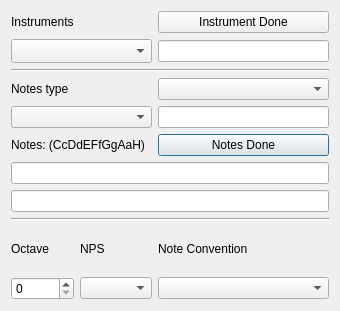
<?xml version="1.0" encoding="UTF-8"?>
<ui version="4.0">
 <class>File_Dialog_class</class>
 <widget class="QDialog" name="File_Dialog_class">
  <property name="geometry">
   <rect>
    <x>0</x>
    <y>0</y>
    <width>340</width>
    <height>311</height>
   </rect>
  </property>
  <property name="sizePolicy">
   <sizepolicy hsizetype="Minimum" vsizetype="Minimum">
    <horstretch>0</horstretch>
    <verstretch>0</verstretch>
   </sizepolicy>
  </property>
  <property name="palette">
   <palette>
    <active>
     <colorrole role="WindowText">
      <brush brushstyle="SolidPattern">
       <color alpha="255">
        <red>0</red>
        <green>0</green>
        <blue>0</blue>
       </color>
      </brush>
     </colorrole>
     <colorrole role="Button">
      <brush brushstyle="SolidPattern">
       <color alpha="255">
        <red>153</red>
        <green>193</green>
        <blue>241</blue>
       </color>
      </brush>
     </colorrole>
     <colorrole role="Light">
      <brush brushstyle="SolidPattern">
       <color alpha="255">
        <red>255</red>
        <green>255</green>
        <blue>255</blue>
       </color>
      </brush>
     </colorrole>
     <colorrole role="Midlight">
      <brush brushstyle="SolidPattern">
       <color alpha="255">
        <red>204</red>
        <green>224</green>
        <blue>248</blue>
       </color>
      </brush>
     </colorrole>
     <colorrole role="Dark">
      <brush brushstyle="SolidPattern">
       <color alpha="255">
        <red>76</red>
        <green>96</green>
        <blue>120</blue>
       </color>
      </brush>
     </colorrole>
     <colorrole role="Mid">
      <brush brushstyle="SolidPattern">
       <color alpha="255">
        <red>102</red>
        <green>129</green>
        <blue>161</blue>
       </color>
      </brush>
     </colorrole>
     <colorrole role="Text">
      <brush brushstyle="SolidPattern">
       <color alpha="255">
        <red>0</red>
        <green>0</green>
        <blue>0</blue>
       </color>
      </brush>
     </colorrole>
     <colorrole role="BrightText">
      <brush brushstyle="SolidPattern">
       <color alpha="255">
        <red>153</red>
        <green>193</green>
        <blue>241</blue>
       </color>
      </brush>
     </colorrole>
     <colorrole role="ButtonText">
      <brush brushstyle="SolidPattern">
       <color alpha="255">
        <red>0</red>
        <green>0</green>
        <blue>0</blue>
       </color>
      </brush>
     </colorrole>
     <colorrole role="Base">
      <brush brushstyle="SolidPattern">
       <color alpha="255">
        <red>255</red>
        <green>255</green>
        <blue>255</blue>
       </color>
      </brush>
     </colorrole>
     <colorrole role="Window">
      <brush brushstyle="SolidPattern">
       <color alpha="255">
        <red>153</red>
        <green>193</green>
        <blue>241</blue>
       </color>
      </brush>
     </colorrole>
     <colorrole role="Shadow">
      <brush brushstyle="SolidPattern">
       <color alpha="255">
        <red>0</red>
        <green>0</green>
        <blue>0</blue>
       </color>
      </brush>
     </colorrole>
     <colorrole role="AlternateBase">
      <brush brushstyle="SolidPattern">
       <color alpha="255">
        <red>204</red>
        <green>224</green>
        <blue>248</blue>
       </color>
      </brush>
     </colorrole>
     <colorrole role="ToolTipBase">
      <brush brushstyle="SolidPattern">
       <color alpha="255">
        <red>255</red>
        <green>255</green>
        <blue>220</blue>
       </color>
      </brush>
     </colorrole>
     <colorrole role="ToolTipText">
      <brush brushstyle="SolidPattern">
       <color alpha="255">
        <red>0</red>
        <green>0</green>
        <blue>0</blue>
       </color>
      </brush>
     </colorrole>
     <colorrole role="PlaceholderText">
      <brush brushstyle="SolidPattern">
       <color alpha="127">
        <red>0</red>
        <green>0</green>
        <blue>0</blue>
       </color>
      </brush>
     </colorrole>
    </active>
    <inactive>
     <colorrole role="WindowText">
      <brush brushstyle="SolidPattern">
       <color alpha="255">
        <red>0</red>
        <green>0</green>
        <blue>0</blue>
       </color>
      </brush>
     </colorrole>
     <colorrole role="Button">
      <brush brushstyle="SolidPattern">
       <color alpha="255">
        <red>239</red>
        <green>239</green>
        <blue>239</blue>
       </color>
      </brush>
     </colorrole>
     <colorrole role="Light">
      <brush brushstyle="SolidPattern">
       <color alpha="255">
        <red>255</red>
        <green>255</green>
        <blue>255</blue>
       </color>
      </brush>
     </colorrole>
     <colorrole role="Midlight">
      <brush brushstyle="SolidPattern">
       <color alpha="255">
        <red>202</red>
        <green>202</green>
        <blue>202</blue>
       </color>
      </brush>
     </colorrole>
     <colorrole role="Dark">
      <brush brushstyle="SolidPattern">
       <color alpha="255">
        <red>159</red>
        <green>159</green>
        <blue>159</blue>
       </color>
      </brush>
     </colorrole>
     <colorrole role="Mid">
      <brush brushstyle="SolidPattern">
       <color alpha="255">
        <red>184</red>
        <green>184</green>
        <blue>184</blue>
       </color>
      </brush>
     </colorrole>
     <colorrole role="Text">
      <brush brushstyle="SolidPattern">
       <color alpha="255">
        <red>0</red>
        <green>0</green>
        <blue>0</blue>
       </color>
      </brush>
     </colorrole>
     <colorrole role="BrightText">
      <brush brushstyle="SolidPattern">
       <color alpha="255">
        <red>255</red>
        <green>255</green>
        <blue>255</blue>
       </color>
      </brush>
     </colorrole>
     <colorrole role="ButtonText">
      <brush brushstyle="SolidPattern">
       <color alpha="255">
        <red>0</red>
        <green>0</green>
        <blue>0</blue>
       </color>
      </brush>
     </colorrole>
     <colorrole role="Base">
      <brush brushstyle="SolidPattern">
       <color alpha="255">
        <red>255</red>
        <green>255</green>
        <blue>255</blue>
       </color>
      </brush>
     </colorrole>
     <colorrole role="Window">
      <brush brushstyle="SolidPattern">
       <color alpha="255">
        <red>239</red>
        <green>239</green>
        <blue>239</blue>
       </color>
      </brush>
     </colorrole>
     <colorrole role="Shadow">
      <brush brushstyle="SolidPattern">
       <color alpha="255">
        <red>118</red>
        <green>118</green>
        <blue>118</blue>
       </color>
      </brush>
     </colorrole>
     <colorrole role="AlternateBase">
      <brush brushstyle="SolidPattern">
       <color alpha="255">
        <red>247</red>
        <green>247</green>
        <blue>247</blue>
       </color>
      </brush>
     </colorrole>
     <colorrole role="ToolTipBase">
      <brush brushstyle="SolidPattern">
       <color alpha="255">
        <red>255</red>
        <green>255</green>
        <blue>220</blue>
       </color>
      </brush>
     </colorrole>
     <colorrole role="ToolTipText">
      <brush brushstyle="SolidPattern">
       <color alpha="255">
        <red>0</red>
        <green>0</green>
        <blue>0</blue>
       </color>
      </brush>
     </colorrole>
     <colorrole role="PlaceholderText">
      <brush brushstyle="SolidPattern">
       <color alpha="128">
        <red>0</red>
        <green>0</green>
        <blue>0</blue>
       </color>
      </brush>
     </colorrole>
    </inactive>
    <disabled>
     <colorrole role="WindowText">
      <brush brushstyle="SolidPattern">
       <color alpha="255">
        <red>76</red>
        <green>96</green>
        <blue>120</blue>
       </color>
      </brush>
     </colorrole>
     <colorrole role="Button">
      <brush brushstyle="SolidPattern">
       <color alpha="255">
        <red>153</red>
        <green>193</green>
        <blue>241</blue>
       </color>
      </brush>
     </colorrole>
     <colorrole role="Light">
      <brush brushstyle="SolidPattern">
       <color alpha="255">
        <red>255</red>
        <green>255</green>
        <blue>255</blue>
       </color>
      </brush>
     </colorrole>
     <colorrole role="Midlight">
      <brush brushstyle="SolidPattern">
       <color alpha="255">
        <red>204</red>
        <green>224</green>
        <blue>248</blue>
       </color>
      </brush>
     </colorrole>
     <colorrole role="Dark">
      <brush brushstyle="SolidPattern">
       <color alpha="255">
        <red>76</red>
        <green>96</green>
        <blue>120</blue>
       </color>
      </brush>
     </colorrole>
     <colorrole role="Mid">
      <brush brushstyle="SolidPattern">
       <color alpha="255">
        <red>102</red>
        <green>129</green>
        <blue>161</blue>
       </color>
      </brush>
     </colorrole>
     <colorrole role="Text">
      <brush brushstyle="SolidPattern">
       <color alpha="255">
        <red>76</red>
        <green>96</green>
        <blue>120</blue>
       </color>
      </brush>
     </colorrole>
     <colorrole role="BrightText">
      <brush brushstyle="SolidPattern">
       <color alpha="255">
        <red>153</red>
        <green>193</green>
        <blue>241</blue>
       </color>
      </brush>
     </colorrole>
     <colorrole role="ButtonText">
      <brush brushstyle="SolidPattern">
       <color alpha="255">
        <red>76</red>
        <green>96</green>
        <blue>120</blue>
       </color>
      </brush>
     </colorrole>
     <colorrole role="Base">
      <brush brushstyle="SolidPattern">
       <color alpha="255">
        <red>153</red>
        <green>193</green>
        <blue>241</blue>
       </color>
      </brush>
     </colorrole>
     <colorrole role="Window">
      <brush brushstyle="SolidPattern">
       <color alpha="255">
        <red>153</red>
        <green>193</green>
        <blue>241</blue>
       </color>
      </brush>
     </colorrole>
     <colorrole role="Shadow">
      <brush brushstyle="SolidPattern">
       <color alpha="255">
        <red>177</red>
        <green>177</green>
        <blue>177</blue>
       </color>
      </brush>
     </colorrole>
     <colorrole role="AlternateBase">
      <brush brushstyle="SolidPattern">
       <color alpha="255">
        <red>247</red>
        <green>247</green>
        <blue>247</blue>
       </color>
      </brush>
     </colorrole>
     <colorrole role="ToolTipBase">
      <brush brushstyle="SolidPattern">
       <color alpha="255">
        <red>255</red>
        <green>255</green>
        <blue>220</blue>
       </color>
      </brush>
     </colorrole>
     <colorrole role="ToolTipText">
      <brush brushstyle="SolidPattern">
       <color alpha="255">
        <red>0</red>
        <green>0</green>
        <blue>0</blue>
       </color>
      </brush>
     </colorrole>
     <colorrole role="PlaceholderText">
      <brush brushstyle="SolidPattern">
       <color alpha="128">
        <red>0</red>
        <green>0</green>
        <blue>0</blue>
       </color>
      </brush>
     </colorrole>
    </disabled>
   </palette>
  </property>
  <property name="windowTitle">
   <string>Notes&amp;Instruments</string>
  </property>
  <layout class="QGridLayout" name="gridLayout">
   <item row="10" column="2">
    <widget class="QComboBox" name="cb_convention"/>
   </item>
   <item row="9" column="1">
    <widget class="QLabel" name="label_3">
     <property name="text">
      <string>NPS</string>
     </property>
    </widget>
   </item>
   <item row="10" column="0">
    <widget class="QSpinBox" name="sB_Octave">
     <property name="minimum">
      <number>0</number>
     </property>
     <property name="maximum">
      <number>5</number>
     </property>
    </widget>
   </item>
   <item row="4" column="2">
    <widget class="QLineEdit" name="lE_NotesFile"/>
   </item>
   <item row="10" column="1">
    <widget class="QComboBox" name="cb_nps"/>
   </item>
   <item row="0" column="0">
    <widget class="QLabel" name="label">
     <property name="text">
      <string>Instruments</string>
     </property>
    </widget>
   </item>
   <item row="0" column="2">
    <widget class="QPushButton" name="pbInstrumentDone">
     <property name="text">
      <string>Instrument Done</string>
     </property>
     <property name="autoDefault">
      <bool>false</bool>
     </property>
    </widget>
   </item>
   <item row="8" column="0" colspan="3">
    <widget class="Line" name="line_2">
     <property name="orientation">
      <enum>Qt::Horizontal</enum>
     </property>
    </widget>
   </item>
   <item row="4" column="0" colspan="2">
    <widget class="QComboBox" name="cb_notefilenames">
     <property name="sizePolicy">
      <sizepolicy hsizetype="Expanding" vsizetype="Fixed">
       <horstretch>0</horstretch>
       <verstretch>0</verstretch>
      </sizepolicy>
     </property>
     <property name="sizeIncrement">
      <size>
       <width>10</width>
       <height>0</height>
      </size>
     </property>
    </widget>
   </item>
   <item row="6" column="0" colspan="3">
    <widget class="QLineEdit" name="lE_Notes"/>
   </item>
   <item row="1" column="2">
    <widget class="QLineEdit" name="lE_Instrument">
     <property name="clearButtonEnabled">
      <bool>true</bool>
     </property>
    </widget>
   </item>
   <item row="2" column="0" colspan="3">
    <widget class="Line" name="line">
     <property name="orientation">
      <enum>Qt::Horizontal</enum>
     </property>
    </widget>
   </item>
   <item row="5" column="0" colspan="2">
    <widget class="QLabel" name="lbl_selected_notes">
     <property name="text">
      <string>Notes: (CcDdEFfGgAaH)</string>
     </property>
    </widget>
   </item>
   <item row="9" column="0">
    <widget class="QLabel" name="label_2">
     <property name="text">
      <string>Octave</string>
     </property>
    </widget>
   </item>
   <item row="5" column="2">
    <widget class="QPushButton" name="pbNotesDone">
     <property name="text">
      <string>Notes Done</string>
     </property>
    </widget>
   </item>
   <item row="9" column="2">
    <widget class="QLabel" name="label_4">
     <property name="text">
      <string>Note Convention</string>
     </property>
    </widget>
   </item>
   <item row="1" column="0" colspan="2">
    <widget class="QComboBox" name="cb_instrumentfiles">
     <property name="maxVisibleItems">
      <number>20</number>
     </property>
     <property name="maxCount">
      <number>30</number>
     </property>
     <property name="sizeAdjustPolicy">
      <enum>QComboBox::AdjustToMinimumContentsLengthWithIcon</enum>
     </property>
    </widget>
   </item>
   <item row="3" column="2">
    <widget class="QComboBox" name="cb_Notestype"/>
   </item>
   <item row="3" column="0">
    <widget class="QLabel" name="label_5">
     <property name="text">
      <string>Notes type</string>
     </property>
    </widget>
   </item>
   <item row="7" column="0" colspan="3">
    <widget class="QLineEdit" name="lE_Rythm"/>
   </item>
  </layout>
 </widget>
 <resources/>
 <connections/>
</ui>
